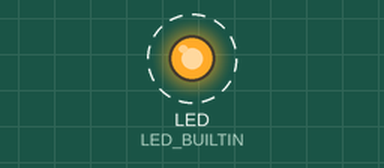
A program run on a simulated Raspberry Pi Pico W. Shown: output pins drawn as LEDs (lit = HIGH). Dashed ring = blinking. What the program prints to the serial monitor is not drawn.

Above: at 1.2 s.
Timing chart, 0 to 4.0 s (numbered marks = the images above):
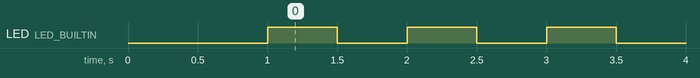

Measured:
- by itself, LED (LED_BUILTIN): alternates HIGH for 0.50 s and LOW for 0.50 s

The program:

main.cpp
```cpp
#include <Arduino.h>

void setup() {
  Serial.begin(115200);
  delay(1000);

  pinMode(LED_BUILTIN, OUTPUT);
  Serial.println("Pico 2 W is ready.");
}

void loop() {
  digitalWrite(LED_BUILTIN, !digitalRead(LED_BUILTIN));
  Serial.println("UT > OU");
  delay(500);
}
```
